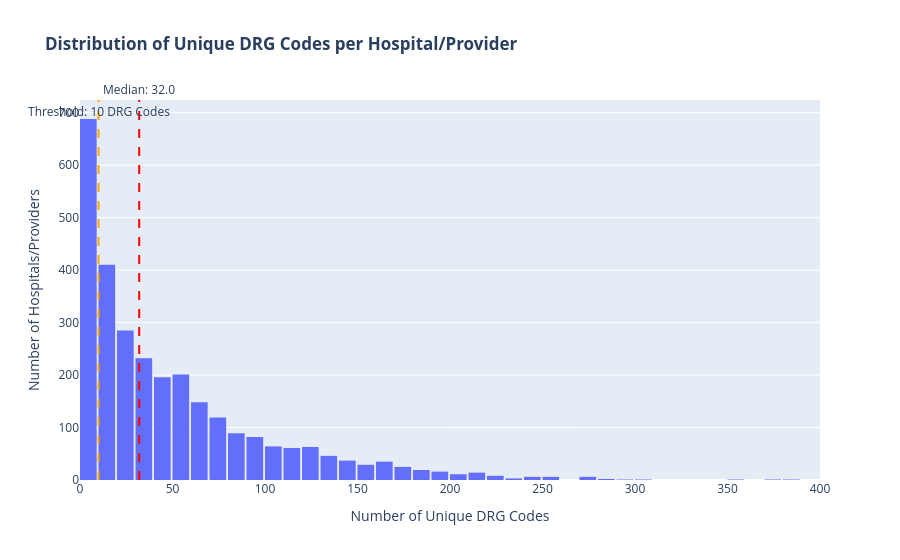

Notebook code for this chart:
### Code cell
# Nunber of unique DRG per hospital/provider
drg_counts = cleaned_df.groupby("provider_ccn")["drg_code"].nunique()
median_drg_count = drg_counts.median()
threshold_drg_count = 10  # cutoff threshold for analysis

fig = px.histogram(
    drg_counts.reset_index(name='unique_drg_count'),
    x='unique_drg_count',
    nbins=50,
    title='<b>Distribution of Unique DRG Codes per Hospital/Provider</b>',
    labels={'unique_drg_count': 'Number of Unique DRG Codes'}
)
fig.update_layout(
    xaxis_title='Number of Unique DRG Codes',
    yaxis_title='Number of Hospitals/Providers', 
    bargap=0.1,
    xaxis=dict(range=[0, 400])
)
fig.add_vline(
    x=median_drg_count,
    line_dash="dash",
    line_color="red",
    annotation_text=f"Median: {median_drg_count}",
    annotation_position="top",
    annotation=dict(yshift=0),
)
fig.add_vline(
    x=threshold_drg_count,
    line_dash="dash",
    line_color="orange",
    annotation_text=f"Threshold: {threshold_drg_count} DRG Codes",
    annotation_position="top",
    annotation=dict(yshift=-22),
)

fig.show()

### Figure 1 — Plotly figure (JSON) as saved in the notebook; plotly's stock layout.template omitted (floating-point values rounded to 4 significant figures; data arrays with more than 128 entries replaced by an {"elided": "..."} marker saying what was removed)
{"data": [{"alignmentgroup": "True", "bingroup": "x", "hovertemplate": "Number of Unique DRG Codes=%{x}<br>count=%{y}<extra></extra>", "legendgroup": "", "marker": {"color": "#636efa", "pattern": {"shape": ""}}, "name": "", "nbinsx": 50, "offsetgroup": "", "orientation": "v", "showlegend": false, "type": "histogram", "x": {"elided": "2906 int values"}, "xaxis": "x", "yaxis": "y"}], "layout": {"annotations": [{"showarrow": false, "text": "Median: 32.0", "x": 32, "xanchor": "center", "xref": "x", "y": 1, "yanchor": "bottom", "yref": "y domain", "yshift": 0}, {"showarrow": false, "text": "Threshold: 10 DRG Codes", "x": 10, "xanchor": "center", "xref": "x", "y": 1, "yanchor": "bottom", "yref": "y domain", "yshift": -22}], "bargap": 0.1, "barmode": "relative", "legend": {"tracegroupgap": 0}, "shapes": [{"line": {"color": "red", "dash": "dash"}, "type": "line", "x0": 32, "x1": 32, "xref": "x", "y0": 0, "y1": 1, "yref": "y domain"}, {"line": {"color": "orange", "dash": "dash"}, "type": "line", "x0": 10, "x1": 10, "xref": "x", "y0": 0, "y1": 1, "yref": "y domain"}], "title": {"text": "<b>Distribution of Unique DRG Codes per Hospital/Provider</b>"}, "xaxis": {"anchor": "y", "domain": [0, 1], "range": [0, 400], "title": {"text": "Number of Unique DRG Codes"}}, "yaxis": {"anchor": "x", "domain": [0, 1], "title": {"text": "Number of Hospitals/Providers"}}}}
